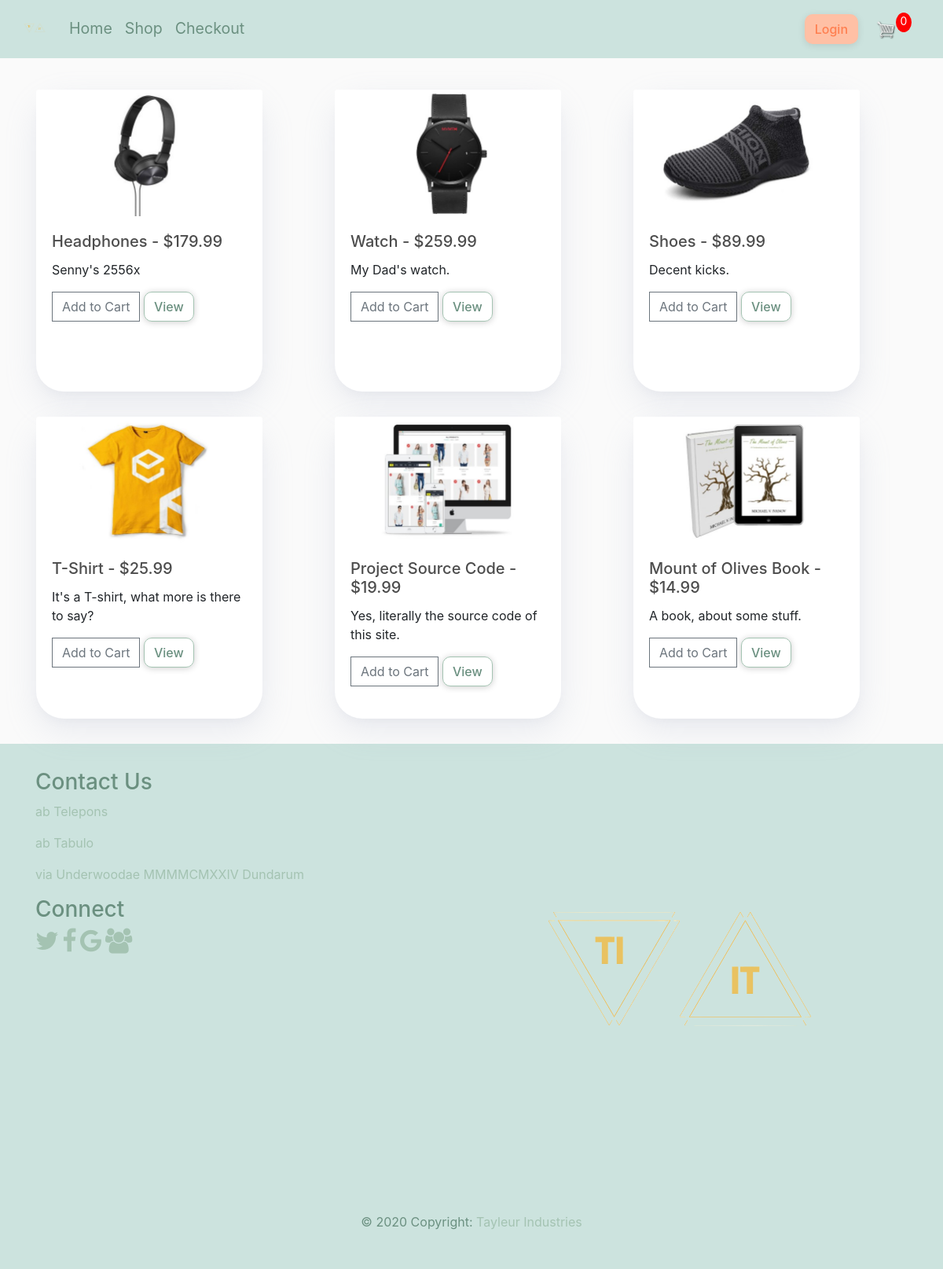
The app's page /shop/ with its own data.
### shop/models.py (models this page shows, shortened)
class Product(models.Model):
    name = models.CharField(max_length=200)
    price = models.FloatField()
    digital = models.BooleanField(default=False, null=True, blank=True)       #a booleanfield, havent seen before, but represents a yes or no, true or false secnario.  is this product digital or phyical
    description = models.CharField(max_length=50, blank=True)
    image = models.ImageField(null=True, blank=True)
    @property                               #little decorator thingy allows you to make queries within your model class so that you can call on it as an object of the class in your views. see lines 24-30 in views.py
    def imageURL(self):                     #this little number is a fix for our shop page incase a product doesnt have an image.
        try:
            url = self.image.url
        except:
            url = ''
        return url

### shop/views.py (the view)
# urls.py: path('shop/', views.shopView, name="shop"),
def shopView(request):
	data = cartData(request)
	cartItems = data['cartItems']
	order = data['order']
	items = data['items']
	products = Product.objects.all()
	context = {'products':products, 'cartItems':cartItems}
	return render(request, 'shop/shop.html', context)

### shop/utils.py (called while the page is built, shortened)
def cookieCart(request):
	try:
		cart = json.loads(request.COOKIES['cart'])
	except:
		cart = {}
		print('CART:', cart)
	items = []
	order = {'get_cart_total':0, 'get_cart_items':0, 'shipping':False}
	cartItems = order['get_cart_items']
	return {'cartItems':cartItems ,'order':order, 'items':items}

def cartData(request):
	if request.user.is_authenticated:
		customer = request.user.customer
		order, created = Order.objects.get_or_create(customer=customer, complete=False)
		items = order.orderitem_set.all()
		cartItems = order.get_cart_items
	else:
		cookieData = cookieCart(request)
		cartItems = cookieData['cartItems']
		order = cookieData['order']
		items = cookieData['items']
	return {'cartItems':cartItems ,'order':order, 'items':items}

### shop/templates/shop/shop.html
{% extends 'shop/home.html' %}
{% load static %}
{% block content %}
<div class="row d-flex justify-content-center">
{% for product in products %}
  <div class="col-md-4 px-3 py-3">
    <div class="card" style="width: 18rem; height: 24rem;">
  <img class="card-img-top" src="{{product.imageURL}}" alt="Card image cap">
  <div class="card-body">
    <h5 class="card-title">{{product.name}} - <lead> ${{product.price|floatformat:2}} </lead> </h5>
    <p class="card-text">{{product.description}}</p>
    <button data-product="{{product.id}}" data-action="add" class="btn btn-outline-secondary add-btn update-cart">Add to Cart</button>
    <a href="#" class="btn btn-secondary"> View </a>
  </div>
</div>
  </div>
{% endfor %}
</div>
{% endblock %}

### static/css/main.css (style rules this page uses)
html, body { width: 100%; height: 100%; }
body { background-color: hsl(0, 0%, 98%); }
h1,h2,h3,h4,h5,h6 { color:hsl(0, 0%, 30%); }
.btn-secondary { border-width: .1rem; border-radius: 10px !important; background-color: transparent !important; color: #6B9080!important; font-weight: 460; border-color: #A4C3B2; box-shadow: 0px 1px 8px rgba(0,0,0,0.2); }
.card { border-radius: 35px; border-width: 0px; box-shadow: 0 5px 10px rgba(154,160,185,0.05), 0 15px 40px rgba(166,173,201,0.2); border-color: transparent }
.btn { border-radius: 0; }

### records on screen
Product: imageURL (picture), name "Headphones", price "179.99", description "Senny's 2556x"
Product: imageURL (picture), name "Watch", price "259.99", description "My Dad's watch."
Product: imageURL (picture), name "Shoes", price "89.99", description "Decent kicks."
Product: imageURL (picture), name "T-Shirt", price "25.99", description "It's a T-shirt, what more is there to say?"
Product: imageURL (picture), name "Project Source Code", price "19.99", description "Yes, literally the source code of this site."
Product: imageURL (picture), name "Mount of Olives Book", price "14.99", description "A book, about some stuff."

### other values on screen
{{ cartItems }} "0"
